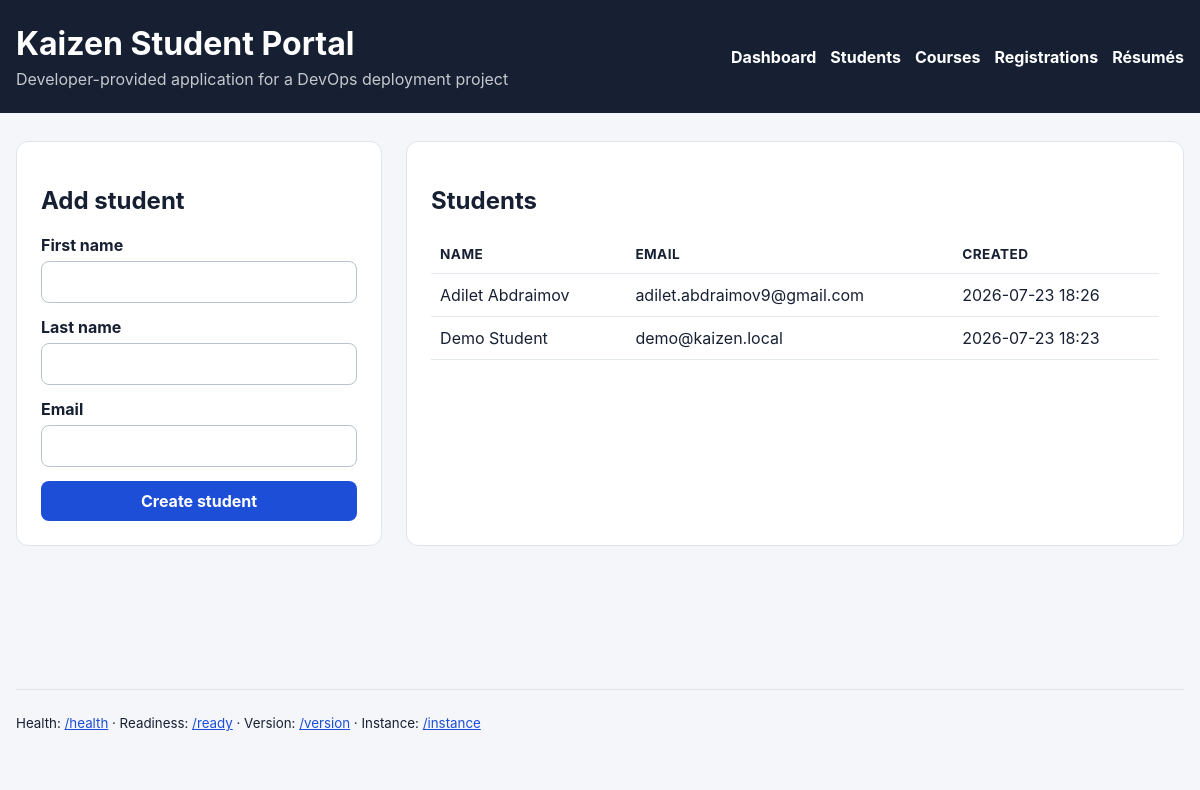
Before: /students with the older database file.
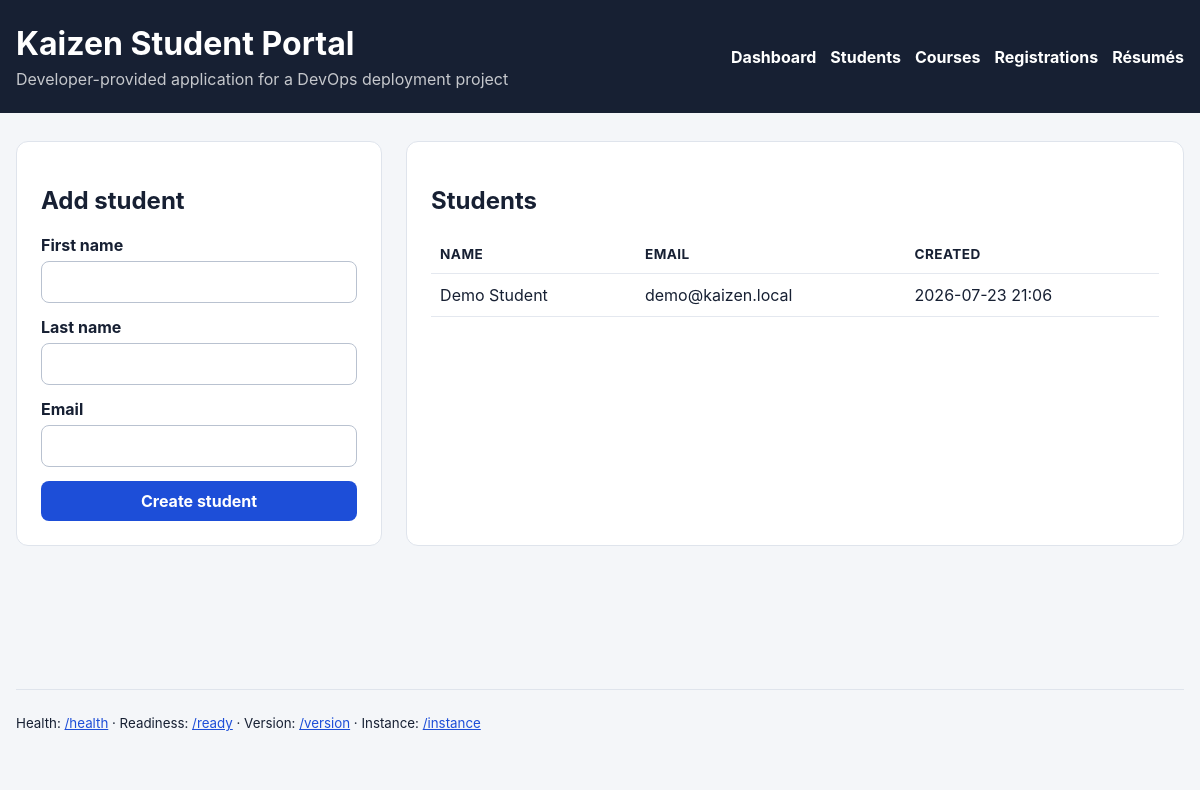
After: the same page with the newer database file.
### app/models.py (models this page shows)
class Student(db.Model):
    __tablename__ = "students"
    id = db.Column(db.Integer, primary_key=True)
    first_name = db.Column(db.String(80), nullable=False)
    last_name = db.Column(db.String(80), nullable=False)
    email = db.Column(db.String(255), nullable=False, unique=True, index=True)
    created_at = db.Column(db.DateTime(timezone=True), nullable=False, default=utcnow)
    registrations = db.relationship(
        "Registration",
        back_populates="student",
        cascade="all, delete-orphan",
    )
    uploads = db.relationship(
        "ResumeUpload",
        back_populates="student",
        cascade="all, delete-orphan",
    )
    @property
    def full_name(self) -> str:
        return f"{self.first_name} {self.last_name}"

### app/routes.py (the view, shortened to what this page needs)
@main_bp.route("/students", methods=["GET", "POST"])
def students():
    student_rows = db.session.scalars(
        db.select(Student).order_by(Student.created_at.desc())
    ).all()
    return render_template("students.html", students=student_rows)

### app/templates/students.html (shortened to what this page needs)
{% extends "base.html" %}
{% block content %}
<div class="two-column">
<section class="panel">
    <h2>Add student</h2>
    <form method="post">
        <label>First name
            <input name="first_name" required maxlength="80">
        </label>
        <label>Last name
            <input name="last_name" required maxlength="80">
        </label>
        <label>Email
            <input name="email" type="email" required maxlength="255">
        </label>
        <button type="submit">Create student</button>
    </form>
</section>
<section class="panel">
    <h2>Students</h2>
    {% if students %}
    <table>
        <thead><tr><th>Name</th><th>Email</th><th>Created</th></tr></thead>
        <tbody>
        {% for student in students %}
        <tr>
            <td>{{ student.full_name }}</td>
            <td>{{ student.email }}</td>
            <td>{{ student.created_at.strftime("%Y-%m-%d %H:%M") }}</td>
        </tr>
        {% endfor %}
        </tbody>
    </table>
    {% else %}
    <p>No students yet.</p>
    {% endif %}
</section>
</div>
{% endblock %}

Changed rows visible on the page:
removed Student: full_name "Adilet Abdraimov", email "adilet.abdraimov9@gmail.com", created_at "2026-07-23 18:26"
changed Student "Demo Student": created_at "2026-07-23 18:23" → "2026-07-23 21:06"
